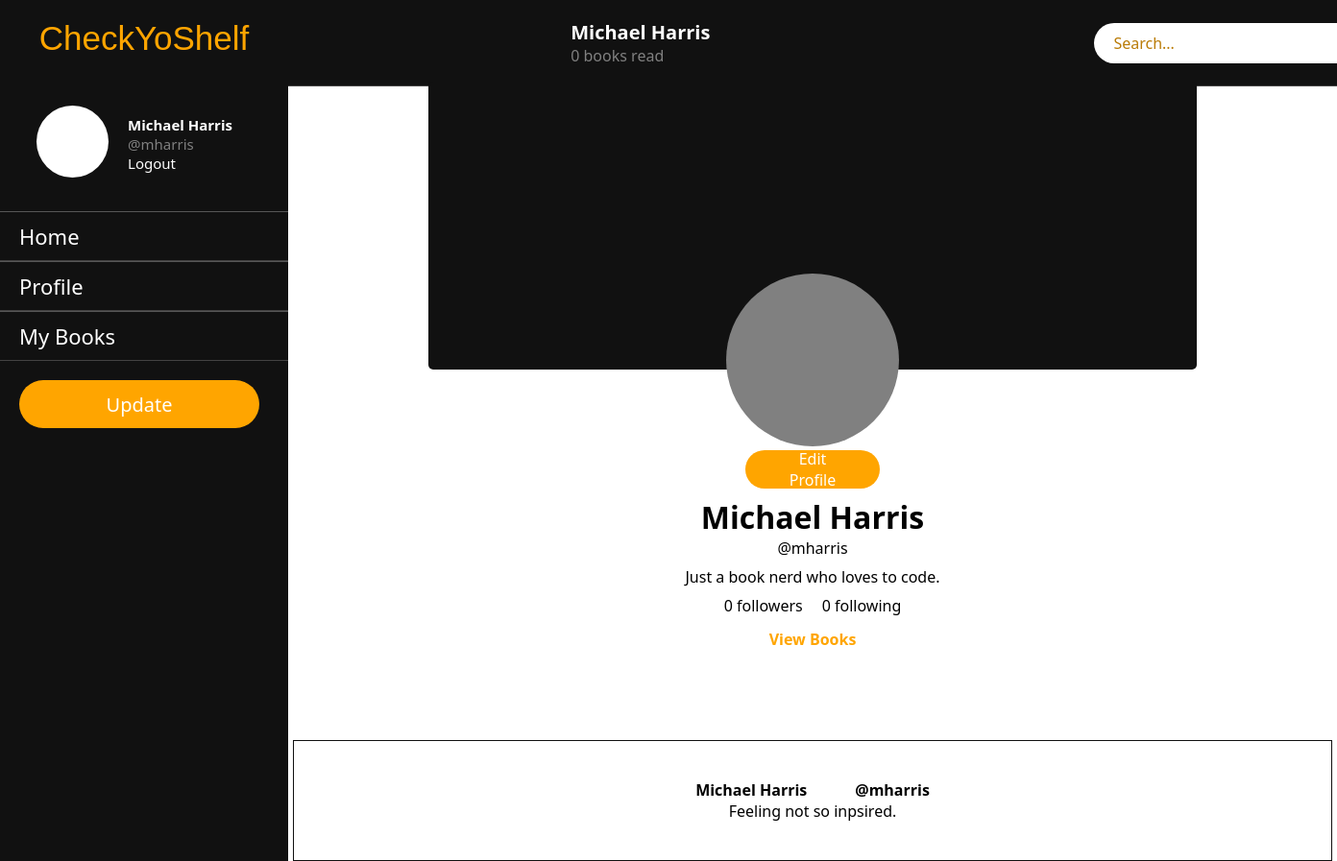
/mharris/ (signed in), run on the app's committed database.
### app/models.py (models this page shows, shortened)
class Profile(models.Model):
    user = models.OneToOneField(User, on_delete=models.CASCADE, primary_key=True)
    name = models.CharField(max_length=200)
    bio = models.TextField(blank=True)
    followers = []
    following = []

class Post(models.Model):
    profile = models.ForeignKey(
        Profile, on_delete=models.CASCADE, null=True, blank=True
    )
    text = models.TextField()
    date = models.DateField(null=True, blank=True)
    likes = 0
    times_shared = 0

### app/views.py (the view)
# urls.py: path("<str:username>/", profile_view, name="profile"),
@login_required(login_url="login")
def profile_view(request, username):
    context = {}
    current_user = request.user
    my_profile = Profile.objects.get(user=current_user)
    try:
        user = User.objects.get(username=username)
        profile = Profile.objects.get(user=user)
        posts = Post.objects.filter(profile=profile)
        bookshelf = Bookshelf.objects.get(profile=profile, name="Read")
        read_books = bookshelf.books.all()
        books_read = read_books.count()
        follower_count = len(profile.followers)
        following_count = len(profile.following)
    except:
        user = None
        profile = None
        posts = None
        bookshelf = None
        read_books = None
        books_read = 0
        follower_count = 0
        following_count = 0
    result = ""
    if books_read == 1:
        result = f"{books_read} book read"
    else:
        result = f"{books_read} books read"
    context["current_user"] = current_user
    context["my_profile"] = my_profile
    context["user"] = user
    context["profile"] = profile
    context["result"] = result
    context["follower_count"] = follower_count
    context["following_count"] = following_count
    context["posts"] = posts
    return render(request, "profile.html", context)

### app/templates/profile.html (shortened to what this page needs)
{% extends "base.html" %}  {% block content %}
<div class="profile-nav">
  <div class="info">
    <div class="name">
      <p>{{ profile.name }}</p>
    </div>
    <div class="books-read">
      <p>{{ result }}</p>
    </div>
  </div>
  <div class="corner-search-bar">
    <input type="text" placeholder="Search..." />
  </div>
</div>
<div class="profile-card">
  <div class="photos">
    <span class="cover-photo"></span>
    <span class="profile-photo"></span>
  </div>
  <div class="details-container">
    <ul>
      <li>
        <div class="profile-btn">
          {% if current_user != user %}
          <a href="">Follow</a>
          {% else %}
          <a href="{% url "edit_profile" %}">Edit Profile</a>
          {% endif %}
        </div>
      </li>
      <li>
        <div class="user-details">
          <h1 class="name">{{ profile.name }}</h1>
          <p class="username">@{{ profile.user }}</p>
        </div>
      </li>
      <li>
        <div class="bio">
          <p>{{ profile.bio }}</p>
        </div>
      </li>
      <li>
        <div class="followers">
          <p>{{ follower_count }} followers</p>
          <p>{{ following_count }} following</p>
        </div>
      </li>
      <li>
        <div class="profile-books-btn">
          <a href="{% url "bookshelves" profile.user %}">View Books</a>
        </div>
      </li>
    </ul>
  </div>
</div>
<div class="profile-content">
  <div class="post">
    {% for post in posts %}
    <div class="profile-info">
      <p>{{ profile.name }}</p>
      <p>@{{ profile.user }}</p>
    </div>
    <p>{{ post.text }}</p>
    {% endfor %}
  </div>
</div>
{% endblock content %}

### app/templates/base.html (shortened to what this page needs)
{% load static %}
<!DOCTYPE html>
<html lang="en">
  <head>
    <link rel="stylesheet" href="{% static "styles.css" %}">
  </head>
  <body>
    <div class="wrapper">
      <div class="side-nav">
        <div class="logo">
          <p>CheckYoShelf</p>
        </div>
        <div class="profile-section">
          <div class="profile-pic">
            <span></span>
          </div>
          <div class="user-info">
            <p class="name">{{ my_profile.name }}</p>
            <p class="username">@{{ current_user }}</p>
            <a href="{% url "logout" %}">Logout</a>
          </div>
        </div>
        <ul>
          <li><a href="{% url "home" %}">Home</a></li>
          <li><a href="{% url "profile" current_user %}">Profile</a></li>
          <li><a href="{% url "bookshelves" current_user %}">My Books</a></li>
        </ul>
        <div class="btn-container">
          <div class="btn">
            <a href="{% url "make_post" current_user %}">Update</a>
          </div>
        </div>
      </div>
      <div class="main-content">{% block content %}{% endblock content %}</div>
    </div>
  </body>
</html>

### app/static/styles.css (style rules this page uses)
* { margin: 0; padding: 0; list-style: none; text-decoration: none; font-family: 'Segoe UI', Tahoma, Geneva, Verdana, sans-serif; }
.wrapper { display: flex; position: relative; }
.wrapper .side-nav { height: 100%; width: 300px; position: fixed; background-color: #111; }
.wrapper .side-nav .logo { padding: 20px; text-align: center; }
.wrapper .side-nav .logo p { font-size: 35px; font-family: 'Franklin Gothic Medium', 'Arial Narrow', Arial, sans-serif !important; color: orange; }
.wrapper .side-nav .profile-section { display: flex; justify-content: center; align-items: center; padding: 20px; }
.wrapper .side-nav .profile-section .user-info { font-size: 15px; padding: 20px; }
.wrapper .side-nav .profile-section .user-info .name { color: white; font-weight: bold; }
.wrapper .side-nav .profile-section .user-info .username { color: gray; }
.wrapper .side-nav .profile-section .user-info a { color: white; transition: .3s; }
.wrapper .side-nav .profile-section span { height: 75px; width: 75px; background-color: white; display: inline-block; border-radius: 50px; }
.wrapper .side-nav ul li { padding: 10px 10px 10px 20px; border-bottom: 1px solid #434242; border-top: 1px solid #565656; transition: .3s; }
.wrapper .side-nav ul li a { font-size: 22px; color: white; display: block; }
.wrapper .btn-container { padding: 20px; }
.wrapper .btn-container .btn { height: 40px; width: 150px; padding: 5px 50px; background-color: orange; display: flex; justify-content: center; align-items: center; border-radius: 35px; transition: .3s; }
.wrapper .btn-container .btn a { font-size: 20px; font-weight: 500; color: white; display: block; }
.wrapper .main-content { width: 100%; margin-left: 300px; }
::placeholder { color: rgb(186, 124, 8); }
.wrapper .main-content .profile-nav { position: fixed; display: flex; justify-content: center; align-items: center; width: 100%; background-color: #111; border-bottom: 1px solid #434242; padding: 20px; gap: 400px; }
.wrapper .main-content .profile-nav .info .name { font-size: 20px; font-weight: bold; color: white; }
.wrapper .main-content .profile-nav .info .books-read { color: gray; }
.wrapper .main-content .profile-nav .corner-search-bar { width: 20%; padding: 10px; background-color: white; border-radius: 30px; }
.wrapper .main-content .profile-nav .corner-search-bar input[type=text] { width: 95%; font-size: 16px; margin-left: 10px; border: none; outline: none; background: transparent; color: orange; }
.wrapper .main-content .profile-card { padding: 85px 60px; }
.wrapper .main-content .profile-card .photos { position: relative; display: flex; justify-content: center; }
.wrapper .main-content .profile-card .photos .cover-photo { position: relative; height: 300px; width: 800px; background-color: #111; border-radius: 5px; }
.wrapper .main-content .profile-card .photos .profile-photo { position: absolute; height: 180px; width: 180px; background-color: gray; border-radius: 100px; margin-top: 200px; }
.wrapper .main-content .profile-card .details-container { margin-top: 80px; text-align: center; display: flex; justify-content: center; }
.wrapper .main-content .profile-card .details-container ul li { padding: 4px; display: flex; justify-content: center; }
.wrapper .main-content .profile-card .details-container .followers { display: flex; justify-content: center; align-items: center; gap: 20px; }
.wrapper .main-content .profile-card .details-container .profile-books-btn { border-radius: 35px; padding: 5px 2px; transition: .3s; }
.wrapper .main-content .profile-card .details-container .profile-books-btn a { color: orange; font-weight: bold; }
.wrapper .main-content .profile-card .profile-btn { height: 20px; width: 80px; padding: 10px 30px; background-color: orange; display: flex; justify-content: center; align-items: center; border-radius: 35px; transition: .3s; }
.wrapper .main-content .profile-card .profile-btn a { color: white; font-weight: 500; }
.wrapper .main-content .profile-content { display: flex; justify-content: center; }
.wrapper .main-content .profile-content .post { padding: 40px; text-align: center; border: 1px solid #111; width: 1000px; }
.wrapper .main-content .profile-content .post .profile-info { display: flex; align-items: center; justify-content: center; gap: 50px; font-weight: bold; }

### data on the page
Profile: name "Michael Harris", user "mharris", bio "Just a book nerd who loves to code."
Post: text "Feeling not so inpsired."

### other printed values
{{ current_user }} "mharris"
{{ result }} "0 books read"
{{ follower_count }} "0"
{{ following_count }} "0"
